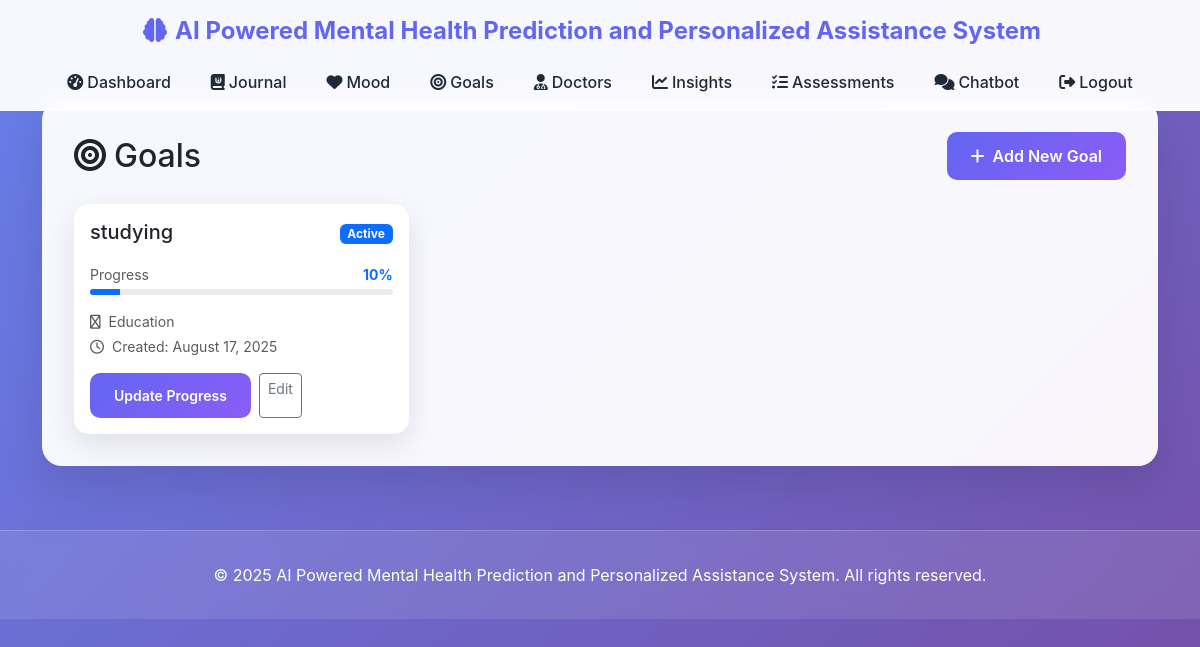
Screenshot of /goals/ (signed in) with the database file from the repository.
### models.py (models this page shows)
class Goal(db.Model):
    __tablename__ = 'goals'
    id = db.Column(db.Integer, primary_key=True)
    user_id = db.Column(db.Integer, db.ForeignKey('users.id'), nullable=False)
    title = db.Column(db.String(200), nullable=False)
    description = db.Column(db.Text)
    category = db.Column(db.String(50))  # e.g., "Health", "Career", "Personal"
    target_date = db.Column(db.Date)
    progress = db.Column(db.Integer, default=0)  # 0-100 percentage
    status = db.Column(db.String(20), default='active')  # active, completed, abandoned
    created_at = db.Column(db.DateTime, default=lambda: datetime.now(timezone.utc))
    updated_at = db.Column(db.DateTime, default=lambda: datetime.now(timezone.utc), onupdate=lambda: datetime.now(timezone.utc))

### routes.py (the view)
@goals_bp.route('/')
@login_required
def index():
    goals = Goal.query.filter_by(user_id=current_user.id).order_by(Goal.target_date.asc()).all()
    return render_template('goals/index.html', goals=goals)

### app.py (called while the page is built)
@login_manager.user_loader
def load_user(user_id):
    return User.query.get(int(user_id))

### templates/goals/index.html (shortened to what this page needs)
{% extends "base.html" %}
{% block content %}
<div class="main-content">
    <div class="d-flex justify-content-between align-items-center mb-4">
        <h1 class="h2 text-dark mb-0">
            <i class="fas fa-bullseye me-2"></i>Goals
        </h1>
        <a href="{{ url_for('goals.new_goal') }}" class="btn btn-primary">
            <i class="fas fa-plus me-2"></i>Add New Goal
        </a>
    </div>
    {% if goals %}
    <div class="row g-4">
        {% for goal in goals %}
        <div class="col-md-6 col-lg-4">
            <div class="card h-100 {% if goal.status == 'completed' %}opacity-75{% endif %}">
                <div class="card-body d-flex flex-column">
                    <div class="d-flex justify-content-between align-items-start mb-3">
                        <div class="flex-grow-1 me-3">
                            <h5 class="card-title mb-1" {% if goal.status == 'completed' %}style="text-decoration: line-through;"{% endif %}>{{ goal.title }}</h5>
                        </div>
                        <div>
                            {% if goal.status == 'completed' %}
                            <span class="badge bg-success">Completed</span>
                            {% elif goal.status == 'abandoned' %}
                            <span class="badge bg-danger">Abandoned</span>
                            {% else %}
                            <span class="badge bg-primary">Active</span>
                            {% endif %}
                        </div>
                    </div>
                    <div class="mb-3">
                        <div class="d-flex justify-content-between align-items-center mb-1">
                            <span class="small text-muted">Progress</span>
                            <span class="small fw-bold text-primary">{{ goal.progress }}%</span>
                        </div>
                        <div class="progress" style="height: 6px;">
                            <div class="progress-bar bg-primary" role="progressbar" style="width: {{ goal.progress }}%"></div>
                        </div>
                    </div>
                    <ul class="list-unstyled small text-muted mb-3">
                        {% if goal.category %}
                        <li class="mb-1"><i class="far fa-tag me-2"></i>{{ goal.category|title }}</li>
                        {% endif %}
                        <li><i class="far fa-clock me-2"></i>Created: {{ goal.created_at.strftime('%B %d, %Y') }}</li>
                    </ul>
                    <div class="mt-auto d-flex gap-2">
                        {% if goal.status == 'active' %}
                        <button onclick="updateProgress({{ goal.id }})" class="btn btn-primary btn-sm">
                            Update Progress
                        </button>
                        {% endif %}
                        <a href="#" class="btn btn-outline-secondary btn-sm">Edit</a>
                    </div>
                </div>
            </div>
        </div>
        {% endfor %}
    </div>
    {% endif %}
</div>
{% endblock %}

### templates/base.html (style rules this page uses)
:root { --primary-color: #6366f1; --secondary-color: #8b5cf6; --accent-color: #06b6d4; --success-color: #10b981; --warning-color: #f59e0b; --danger-color: #ef4444; --dark-color: #1f2937; --light-color: #f8fafc; }
body { font-family: 'Inter', -apple-system, BlinkMacSystemFont, sans-serif; background: linear-gradient(135deg, #667eea 0%, #764ba2 100%); min-height: 100vh; overflow-x: hidden; }
.main-content { background: rgba(255, 255, 255, 0.95); border-radius: 20px; box-shadow: 0 20px 40px rgba(0, 0, 0, 0.1); backdrop-filter: blur(10px); margin: 2rem auto; padding: 2rem; max-width: 1200px; overflow: hidden; }
.card { border: none; border-radius: 15px; box-shadow: 0 10px 30px rgba(0, 0, 0, 0.1); transition: transform 0.3s ease, box-shadow 0.3s ease; }
.btn-primary { background: linear-gradient(135deg, var(--primary-color), var(--secondary-color)); border: none; border-radius: 10px; padding: 0.75rem 1.5rem; font-weight: 600; transition: all 0.3s ease; }

### rows the page displays
Goal: title "studying", status "Active", progress "10", category "Education", created_at "August 17, 2025"
